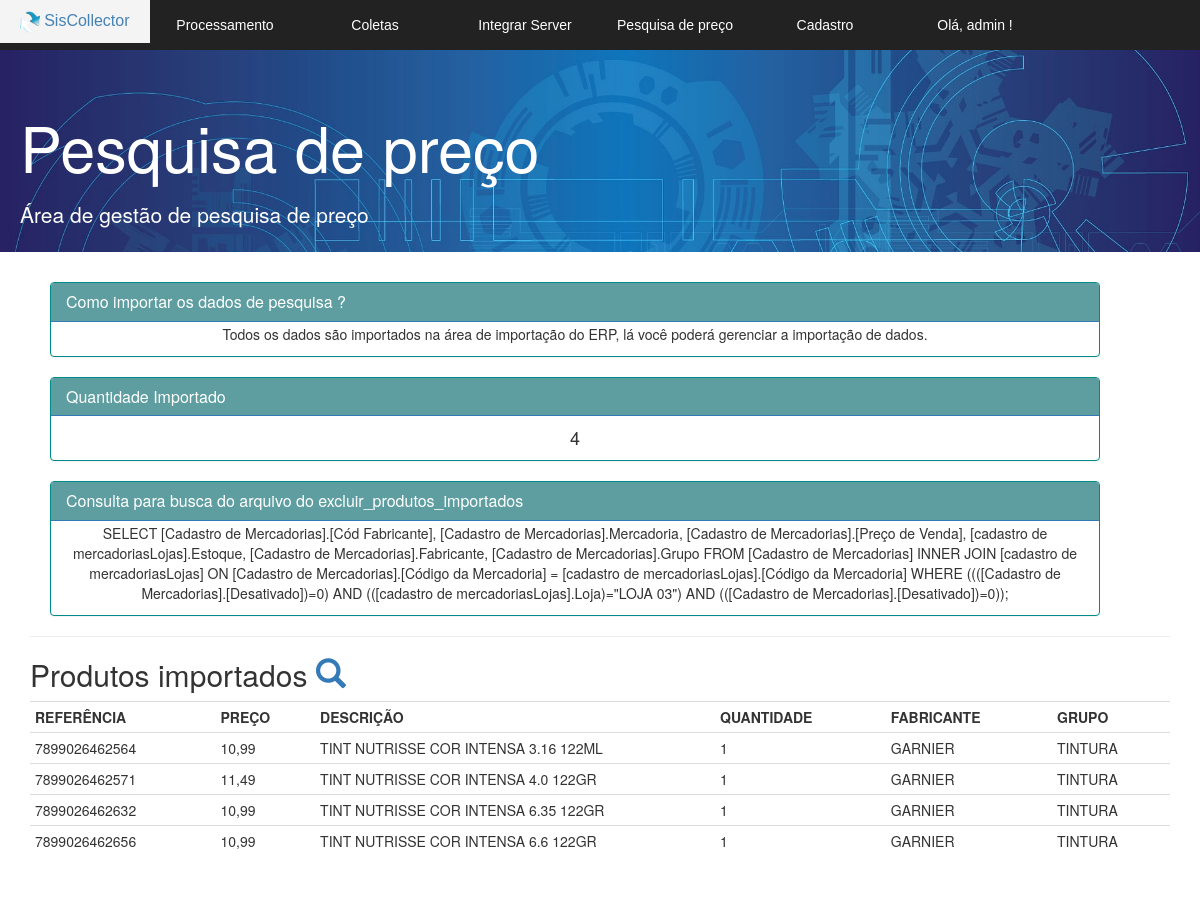
/v_pesquisa_preco.php (signed in), run on an earlier commit of the app's database.
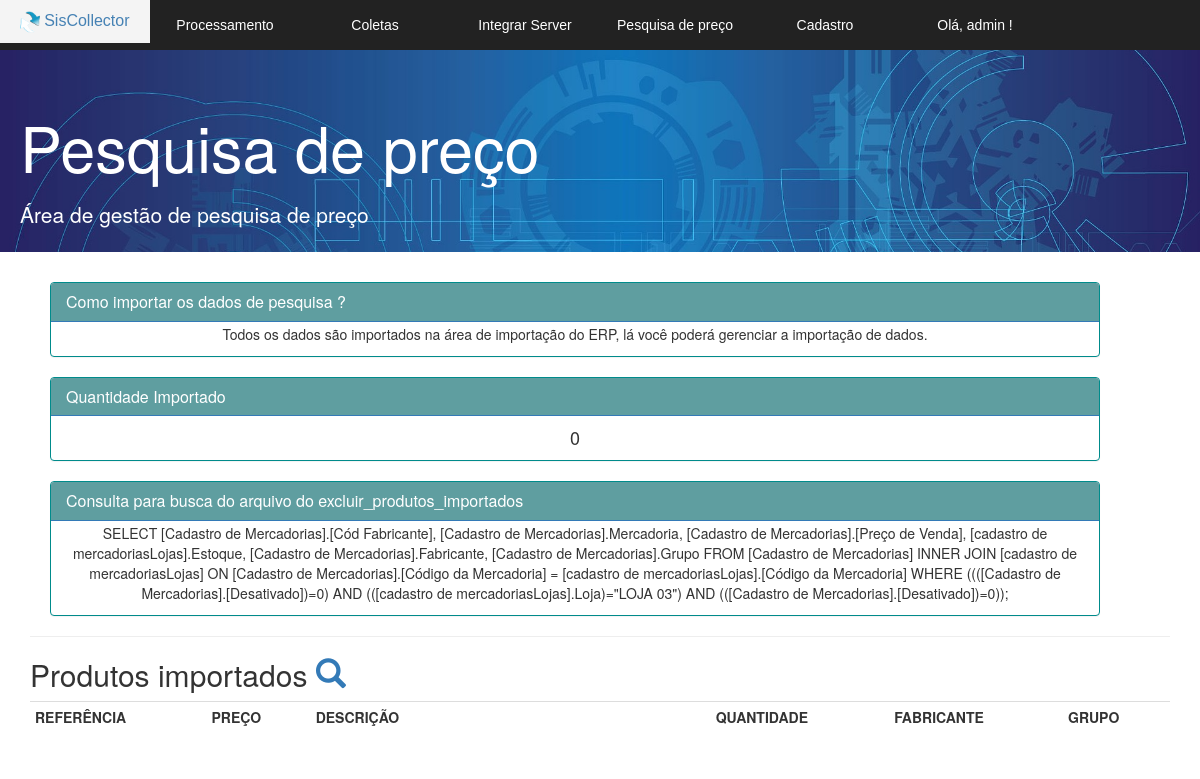
And on a later commit of the database.
### tables this page shows
CREATE TABLE IF NOT EXISTS `coletar` (
  `referencia` varchar(255) NOT NULL,
  `descricao` varchar(255) NOT NULL,
  `preco` double(6,2) DEFAULT NULL,
  `quantidade` int(11) DEFAULT NULL,
  `fabricante` varchar(255) DEFAULT NULL,
  `grupo` varchar(255) DEFAULT NULL,
  `coleta` int(2) DEFAULT '0',
  `id` bigint(20) NOT NULL AUTO_INCREMENT,
  PRIMARY KEY (`id`)
);

### v_pesquisa_preco.php (the view, shortened to what this page needs)
<!DOCTYPE html>
<html>
<head>
	<link href="bootstrap/css/bootstrap.min.css" rel="stylesheet">
	<link rel="stylesheet" href="normalize.css">
	<link rel="stylesheet" href="css.css">
</head>
<body>
	<section id="principal">
		<?php require 'v_cabecalho.php'; ?>
		<section class="corpo">
			<div class="jumbotron jumbotron-fluid">
				<div class="container">
					<h1 class="display-4">Pesquisa de preço</h1>
					<p class="lead">Área de gestão de pesquisa de preço</p>
				</div>
			</div>
	<div class="container">
					<div class="panel panel-primary ">
					<div class="panel-heading panel-heading-coletados">
						<h3 class="panel-title">Como importar os dados de pesquisa ?</h3>
					</div>
					<div class="panel-body centro">
						<p>Todos os dados são importados na área de importação do ERP, lá você poderá gerenciar a importação de dados.</p>
					</div>
				</div>
			<?php
			$listage = mysqli_query($conexao,  "SELECT count(referencia) from coletar ");
			$exportado = $listage->fetch_row();
			?>
				<div class="panel panel-primary ">
					<div class="panel-heading panel-heading-coletados">
						<h3 class="panel-title">Quantidade Importado</h3>
					</div>
					<div class="panel-body centro">
						<h4> <?php echo $exportado[0]; ?> </h4>
					</div>
				</div>
			<div class="panel panel-primary ">
					<div class="panel-heading panel-heading-coletados">
						<h3 class="panel-title">Consulta para busca do arquivo do excluir_produtos_importados</h3>
					</div>
					<div class="panel-body centro">
						<p>SELECT [Cadastro de Mercadorias].[Cód Fabricante], [Cadastro de Mercadorias].Mercadoria, [Cadastro de Mercadorias].[Preço de Venda], [cadastro de mercadoriasLojas].Estoque, [Cadastro de Mercadorias].Fabricante, [Cadastro de Mercadorias].Grupo
FROM [Cadastro de Mercadorias] INNER JOIN [cadastro de mercadoriasLojas] ON [Cadastro de Mercadorias].[Código da Mercadoria] = [cadastro de mercadoriasLojas].[Código da Mercadoria]
WHERE ((([Cadastro de Mercadorias].[Desativado])=0) AND (([cadastro de mercadoriasLojas].Loja)="LOJA 03") AND (([Cadastro de Mercadorias].[Desativado])=0));
</p>
					</div>
				</div>
			<hr>
			<h2>Produtos importados <a href="v_buscar_preco.php"><span class="glyphicon glyphicon-search " aria-hidden="true"></span></a></h2>
			<?php
			$listagem = mysqli_query($conexao,"SELECT * FROM coletar where referencia <> 0 order by descricao;");
			?>
			<table class="table table-condensed">
			<tbody>
				<thead >
					<tr class="table-primary">
					<td><strong>  REFERÊNCIA  </strong> </td>
					<td> <strong> PREÇO </strong> </td>
					<td width="400"> <strong> DESCRIÇÃO </strong> </td>
					<td> <strong> QUANTIDADE </strong> </td>
					<td>  <strong> FABRICANTE </strong> </td>
					<td> <strong> GRUPO </strong> </td>
					</tr>
<?php
while($linha = mysqli_fetch_array($listagem)) {
$preco =  $linha['preco'] ;
?>
<tr>
<td> <?= $linha['referencia'] ?> </td>
<td> <?php echo  number_format($preco, 2, ',', '.') ; ?> </td>
<td> <?= $linha['descricao'] ?> </td>
<td> <?= $linha['quantidade'] ?> </td>
<td> <?=$linha['fabricante'] ?> </td>
<td> <?=$linha['grupo'] ?> </td>
</tr>
<?php } ?>
				</tbody>
			</table>
	</div>
		</section>
	</section>
</body>
</html>

### v_cabecalho.php (shortened to what this page needs)
<?php
$usuario = $_SESSION['usuario'];
?>
<div>
<nav class="menu">
	<ul>
		<li> <a href="index.php" id="a"> <img src="logo.png" height="22px" alt=""> SisCollector	</a></li>
		<li><a href="#">Processamento</a>
		</li>
		<li><a href="#">Coletas </a>
		</li>
		<li><a href="#">Integrar Server</a>
		</li>
		<li><a href="v_pesquisa_preco.php">Pesquisa de preço</a> </li>
		<li><a href="#">Cadastro</a>
		</li>
		<li> <a href="#"> Olá, <?php echo $usuario ;?> ! </a>
		</li>
	</ul>
</nav>
</div>

### css.css (style rules this page uses)
.jumbotron { padding-top: 70px; height: 18em; width: 100%; max-height: 50%; max-width: 100%; min-height: 20%; min-width: 30%; background-image: url("bg.jpg")!important; background-size: cover; color:#ffffff; }
.jumbotron h1 { margin-bottom: 0.3em; }
.jumbotron .container { margin-left:5px; }
.panel { margin-left: 20px !important; margin-right: 70px !important; }
.centro { padding: 2px; text-align: center; }
.panel-heading { background-color: #008B8B !important; color:#ffffff !important; }
.panel-heading-coletados { background-color: #5F9EA0 !important; color:#ffffff !important; }
.panel-primary, .panel-danger { border-color: #008B8B !important; }
a:link { text-decoration:none ; }
.menu { position: fixed; width: 100%; height: 50px; background-color: #222; font-family: 'arial'; }
#a { padding: 10px; color: #4682B4; font-size: 16px; }
.menu ul { list-style: none; position: relative; }
.menu ul li { width: 150px; float: left; }
.menu a { padding: 15px; display: block; text-decoration: none; text-align: center; background-color: #222; color:#fff; }

### v_pesquisa_preco.php (style rules this page uses)
.container { margin-bottom:150px; }

What changed in the data, as far as the page shows it:
removed coletar: referencia "7899026462564", preco "10,99", descricao "TINT NUTRISSE COR INTENSA 3.16 122ML", quantidade "1", fabricante "GARNIER", grupo "TINTURA"
removed coletar: referencia "7899026462571", preco "11,49", descricao "TINT NUTRISSE COR INTENSA 4.0 122GR", quantidade "1", fabricante "GARNIER", grupo "TINTURA"
removed coletar: referencia "7899026462632", preco "10,99", descricao "TINT NUTRISSE COR INTENSA 6.35 122GR", quantidade "1", fabricante "GARNIER", grupo "TINTURA"
removed coletar: referencia "7899026462656", preco "10,99", descricao "TINT NUTRISSE COR INTENSA 6.6 122GR", quantidade "1", fabricante "GARNIER", grupo "TINTURA"
Also different on the page:
$exportado[0]: "4" → "0"
